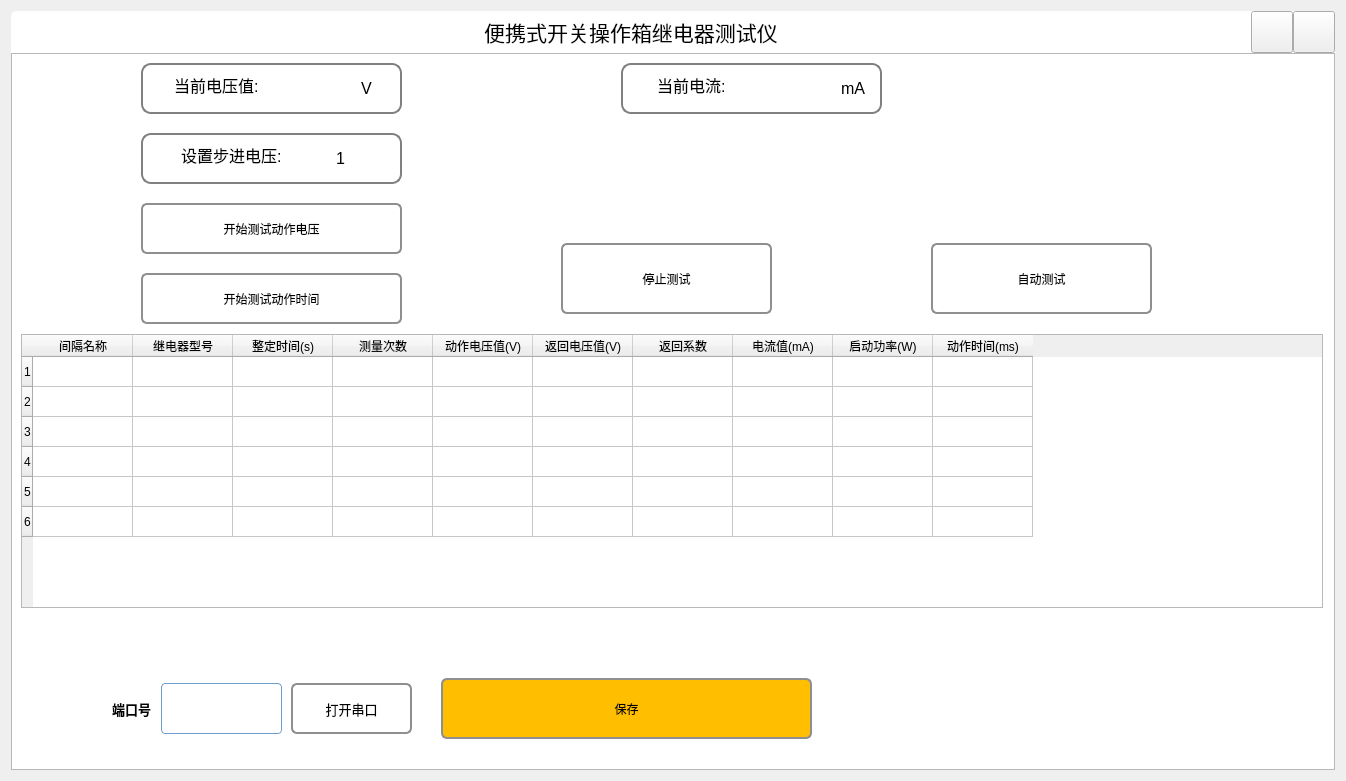
<?xml version="1.0" encoding="UTF-8"?>
<ui version="4.0">
 <class>Widget</class>
 <widget class="QWidget" name="Widget">
  <property name="geometry">
   <rect>
    <x>0</x>
    <y>0</y>
    <width>1346</width>
    <height>781</height>
   </rect>
  </property>
  <property name="windowTitle">
   <string>Widget</string>
  </property>
  <layout class="QHBoxLayout" name="horizontalLayout">
   <item>
    <widget class="QWidget" name="shadowWidget" native="true">
     <property name="styleSheet">
      <string notr="true">#shadowWidget
{
	border-radius:5px;
	border-image: url(:/resource/2.jpg);
	background-color: rgb(255, 255, 255);
}</string>
     </property>
     <layout class="QVBoxLayout" name="verticalLayout">
      <property name="spacing">
       <number>0</number>
      </property>
      <property name="leftMargin">
       <number>0</number>
      </property>
      <property name="topMargin">
       <number>0</number>
      </property>
      <property name="rightMargin">
       <number>0</number>
      </property>
      <property name="bottomMargin">
       <number>0</number>
      </property>
      <item>
       <layout class="QHBoxLayout" name="horizontalLayout_2">
        <property name="spacing">
         <number>0</number>
        </property>
        <item>
         <widget class="QLabel" name="title">
          <property name="font">
           <font>
            <family>微软雅黑</family>
            <pointsize>16</pointsize>
           </font>
          </property>
          <property name="text">
           <string>便携式开关操作箱继电器测试仪</string>
          </property>
          <property name="alignment">
           <set>Qt::AlignCenter</set>
          </property>
         </widget>
        </item>
        <item>
         <widget class="QPushButton" name="btnMin">
          <property name="sizePolicy">
           <sizepolicy hsizetype="Fixed" vsizetype="Fixed">
            <horstretch>0</horstretch>
            <verstretch>0</verstretch>
           </sizepolicy>
          </property>
          <property name="minimumSize">
           <size>
            <width>42</width>
            <height>42</height>
           </size>
          </property>
          <property name="maximumSize">
           <size>
            <width>42</width>
            <height>42</height>
           </size>
          </property>
          <property name="text">
           <string/>
          </property>
         </widget>
        </item>
        <item>
         <widget class="QPushButton" name="btnClose">
          <property name="sizePolicy">
           <sizepolicy hsizetype="Fixed" vsizetype="Fixed">
            <horstretch>0</horstretch>
            <verstretch>0</verstretch>
           </sizepolicy>
          </property>
          <property name="minimumSize">
           <size>
            <width>42</width>
            <height>42</height>
           </size>
          </property>
          <property name="maximumSize">
           <size>
            <width>42</width>
            <height>42</height>
           </size>
          </property>
          <property name="styleSheet">
           <string notr="true"/>
          </property>
          <property name="text">
           <string/>
          </property>
         </widget>
        </item>
       </layout>
      </item>
      <item>
       <widget class="QFrame" name="frame">
        <property name="sizePolicy">
         <sizepolicy hsizetype="Preferred" vsizetype="Expanding">
          <horstretch>0</horstretch>
          <verstretch>0</verstretch>
         </sizepolicy>
        </property>
        <property name="styleSheet">
         <string notr="true">QLineEdit
{
        border: 2px solid gray;
        
        padding: 0 8px;
        background:rgb(234, 234, 234);
        selection-background-color: darkgray;
}
QPushButton{
		border: 2px solid #8f8f91;
		border-radius: 6px;
		background-color: qlineargradient(x1: 0, y1: 0, x2: 0, y2: 1,
                                        stop: 0 #f6f7fa, stop: 1 #dadbde);
		min-width: 80px;
}
QPushButton:pressed{
		background-color: qlineargradient(x1: 0, y1: 0, x2: 0, y2: 1,
                                        stop: 0 #dadbde, stop: 1 #f6f7fa);
}</string>
        </property>
        <property name="frameShape">
         <enum>QFrame::StyledPanel</enum>
        </property>
        <property name="frameShadow">
         <enum>QFrame::Raised</enum>
        </property>
        <widget class="QPushButton" name="btn_Openport">
         <property name="geometry">
          <rect>
           <x>280</x>
           <y>630</y>
           <width>121</width>
           <height>51</height>
          </rect>
         </property>
         <property name="font">
          <font>
           <family>微软雅黑</family>
           <pointsize>10</pointsize>
          </font>
         </property>
         <property name="text">
          <string>打开串口</string>
         </property>
        </widget>
        <widget class="QComboBox" name="ComName">
         <property name="geometry">
          <rect>
           <x>150</x>
           <y>630</y>
           <width>121</width>
           <height>51</height>
          </rect>
         </property>
         <property name="font">
          <font>
           <family>微软雅黑 Light</family>
           <pointsize>11</pointsize>
          </font>
         </property>
         <property name="styleSheet">
          <string notr="true">QComboBox {
        height: 25px;
        border-radius: 4px;
        border: 1px solid rgb(111, 156, 207);
        background: white;
}
QComboBox:enabled {
        color: rgb(84, 84, 84);
}
QComboBox:!enabled {
        color: rgb(80, 80, 80);
}
QComboBox:enabled:hover, QComboBox:enabled:focus {
        color: rgb(51, 51, 51);
}
QComboBox::drop-down {
        width: 20px;
        border: none;
        background: transparent;
}
QComboBox::drop-down:hover {
        background: rgba(255, 255, 255, 30);
}
QComboBox::down-arrow {
        image: url(:/White/arrowBottom);
}
QComboBox::down-arrow:on {
        /**top: 1px;**/
}
QComboBox QAbstractItemView {
        border: 1px solid rgb(111, 156, 207);
        background: white;
        outline: none;
}
QComboBox QAbstractItemView::item {
        height: 25px;
        color: rgb(73, 73, 73);
}
QComboBox QAbstractItemView::item:selected {
        background: rgb(232, 241, 250);
        color: rgb(2, 65, 132);
}</string>
         </property>
        </widget>
        <widget class="QLabel" name="label">
         <property name="geometry">
          <rect>
           <x>70</x>
           <y>640</y>
           <width>101</width>
           <height>31</height>
          </rect>
         </property>
         <property name="font">
          <font>
           <family>Times New Roman</family>
           <pointsize>10</pointsize>
           <weight>75</weight>
           <bold>true</bold>
          </font>
         </property>
         <property name="text">
          <string>端口号</string>
         </property>
         <property name="alignment">
          <set>Qt::AlignCenter</set>
         </property>
        </widget>
        <widget class="QPushButton" name="pushButton">
         <property name="geometry">
          <rect>
           <x>130</x>
           <y>150</y>
           <width>261</width>
           <height>51</height>
          </rect>
         </property>
         <property name="text">
          <string>开始测试动作电压</string>
         </property>
        </widget>
        <widget class="QPushButton" name="pushButton_2">
         <property name="geometry">
          <rect>
           <x>130</x>
           <y>220</y>
           <width>261</width>
           <height>51</height>
          </rect>
         </property>
         <property name="text">
          <string>开始测试动作时间</string>
         </property>
        </widget>
        <widget class="QPushButton" name="pushButton_3">
         <property name="geometry">
          <rect>
           <x>550</x>
           <y>190</y>
           <width>211</width>
           <height>71</height>
          </rect>
         </property>
         <property name="text">
          <string>停止测试</string>
         </property>
        </widget>
        <widget class="QPushButton" name="pushButton_4">
         <property name="geometry">
          <rect>
           <x>920</x>
           <y>190</y>
           <width>221</width>
           <height>71</height>
          </rect>
         </property>
         <property name="text">
          <string>自动测试</string>
         </property>
        </widget>
        <widget class="QTableWidget" name="tableWidget">
         <property name="geometry">
          <rect>
           <x>10</x>
           <y>281</y>
           <width>1302</width>
           <height>274</height>
          </rect>
         </property>
         <property name="gridStyle">
          <enum>Qt::CustomDashLine</enum>
         </property>
         <row>
          <property name="text">
           <string>1</string>
          </property>
         </row>
         <row>
          <property name="text">
           <string>2</string>
          </property>
         </row>
         <row>
          <property name="text">
           <string>3</string>
          </property>
         </row>
         <row>
          <property name="text">
           <string>4</string>
          </property>
         </row>
         <row>
          <property name="text">
           <string>5</string>
          </property>
         </row>
         <row>
          <property name="text">
           <string>6</string>
          </property>
         </row>
         <column>
          <property name="text">
           <string>间隔名称</string>
          </property>
         </column>
         <column>
          <property name="text">
           <string>继电器型号</string>
          </property>
         </column>
         <column>
          <property name="text">
           <string>整定时间(s)</string>
          </property>
         </column>
         <column>
          <property name="text">
           <string>测量次数</string>
          </property>
         </column>
         <column>
          <property name="text">
           <string>动作电压值(V)</string>
          </property>
         </column>
         <column>
          <property name="text">
           <string>返回电压值(V)</string>
          </property>
         </column>
         <column>
          <property name="text">
           <string>返回系数</string>
          </property>
         </column>
         <column>
          <property name="text">
           <string>电流值(mA)</string>
          </property>
         </column>
         <column>
          <property name="text">
           <string>启动功率(W)</string>
          </property>
         </column>
         <column>
          <property name="text">
           <string>动作时间(ms)</string>
          </property>
         </column>
         <item row="0" column="0">
          <property name="text">
           <string/>
          </property>
          <property name="textAlignment">
           <set>AlignCenter</set>
          </property>
         </item>
        </widget>
        <widget class="QWidget" name="widget" native="true">
         <property name="geometry">
          <rect>
           <x>130</x>
           <y>10</y>
           <width>261</width>
           <height>51</height>
          </rect>
         </property>
         <property name="styleSheet">
          <string notr="true">QWidget#widget{
	border: 2px solid gray;
	border-radius: 10px
}</string>
         </property>
         <widget class="QLineEdit" name="lineEdit">
          <property name="geometry">
           <rect>
            <x>10</x>
            <y>5</y>
            <width>131</width>
            <height>41</height>
           </rect>
          </property>
          <property name="sizePolicy">
           <sizepolicy hsizetype="Maximum" vsizetype="Expanding">
            <horstretch>0</horstretch>
            <verstretch>0</verstretch>
           </sizepolicy>
          </property>
          <property name="font">
           <font>
            <family>Arial</family>
            <pointsize>12</pointsize>
           </font>
          </property>
          <property name="styleSheet">
           <string notr="true">QLineEdit{
	background:transparent;
	border-width:0;
border-style:outset
}</string>
          </property>
          <property name="text">
           <string>当前电压值:</string>
          </property>
          <property name="frame">
           <bool>true</bool>
          </property>
          <property name="alignment">
           <set>Qt::AlignCenter</set>
          </property>
         </widget>
         <widget class="QLineEdit" name="lineEdit_7">
          <property name="geometry">
           <rect>
            <x>130</x>
            <y>5</y>
            <width>101</width>
            <height>41</height>
           </rect>
          </property>
          <property name="sizePolicy">
           <sizepolicy hsizetype="Maximum" vsizetype="Expanding">
            <horstretch>0</horstretch>
            <verstretch>0</verstretch>
           </sizepolicy>
          </property>
          <property name="font">
           <font>
            <family>Arial</family>
            <pointsize>12</pointsize>
           </font>
          </property>
          <property name="styleSheet">
           <string notr="true">QLineEdit{
	background:transparent;
	border-width:0;
border-style:outset
}</string>
          </property>
          <property name="text">
           <string/>
          </property>
          <property name="frame">
           <bool>true</bool>
          </property>
          <property name="alignment">
           <set>Qt::AlignCenter</set>
          </property>
         </widget>
         <widget class="QLabel" name="label_2">
          <property name="geometry">
           <rect>
            <x>220</x>
            <y>15</y>
            <width>72</width>
            <height>21</height>
           </rect>
          </property>
          <property name="font">
           <font>
            <family>Arial</family>
            <pointsize>12</pointsize>
           </font>
          </property>
          <property name="text">
           <string>V</string>
          </property>
         </widget>
        </widget>
        <widget class="QWidget" name="widget_2" native="true">
         <property name="geometry">
          <rect>
           <x>130</x>
           <y>80</y>
           <width>261</width>
           <height>51</height>
          </rect>
         </property>
         <property name="styleSheet">
          <string notr="true">QWidget#widget_2{
	border: 2px solid gray;
	border-radius: 10px
}</string>
         </property>
         <widget class="QLineEdit" name="lineEdit_2">
          <property name="geometry">
           <rect>
            <x>10</x>
            <y>5</y>
            <width>161</width>
            <height>41</height>
           </rect>
          </property>
          <property name="sizePolicy">
           <sizepolicy hsizetype="Maximum" vsizetype="Expanding">
            <horstretch>0</horstretch>
            <verstretch>0</verstretch>
           </sizepolicy>
          </property>
          <property name="font">
           <font>
            <family>Arial</family>
            <pointsize>12</pointsize>
           </font>
          </property>
          <property name="styleSheet">
           <string notr="true">QLineEdit{
	background:transparent;
	border-width:0;
border-style:outset
}</string>
          </property>
          <property name="text">
           <string>设置步进电压:</string>
          </property>
          <property name="frame">
           <bool>true</bool>
          </property>
          <property name="alignment">
           <set>Qt::AlignCenter</set>
          </property>
         </widget>
         <widget class="QLineEdit" name="lineEdit_8">
          <property name="geometry">
           <rect>
            <x>150</x>
            <y>5</y>
            <width>101</width>
            <height>41</height>
           </rect>
          </property>
          <property name="sizePolicy">
           <sizepolicy hsizetype="Maximum" vsizetype="Expanding">
            <horstretch>0</horstretch>
            <verstretch>0</verstretch>
           </sizepolicy>
          </property>
          <property name="font">
           <font>
            <family>Arial</family>
            <pointsize>12</pointsize>
           </font>
          </property>
          <property name="styleSheet">
           <string notr="true">QLineEdit{
	background:transparent;
	border-width:0;
border-style:outset
}</string>
          </property>
          <property name="text">
           <string>1</string>
          </property>
          <property name="frame">
           <bool>true</bool>
          </property>
          <property name="alignment">
           <set>Qt::AlignCenter</set>
          </property>
         </widget>
        </widget>
        <widget class="QWidget" name="widget_3" native="true">
         <property name="geometry">
          <rect>
           <x>610</x>
           <y>10</y>
           <width>261</width>
           <height>51</height>
          </rect>
         </property>
         <property name="styleSheet">
          <string notr="true">QWidget#widget_3
{
	border: 2px solid gray;;
	border-radius: 10px
}</string>
         </property>
         <widget class="QLineEdit" name="lineEdit_5">
          <property name="geometry">
           <rect>
            <x>10</x>
            <y>5</y>
            <width>121</width>
            <height>41</height>
           </rect>
          </property>
          <property name="sizePolicy">
           <sizepolicy hsizetype="Maximum" vsizetype="Expanding">
            <horstretch>0</horstretch>
            <verstretch>0</verstretch>
           </sizepolicy>
          </property>
          <property name="font">
           <font>
            <family>Arial</family>
            <pointsize>12</pointsize>
           </font>
          </property>
          <property name="styleSheet">
           <string notr="true">QLineEdit{
	background:transparent;
	border-width:0;
border-style:outset
}</string>
          </property>
          <property name="text">
           <string>当前电流:</string>
          </property>
          <property name="frame">
           <bool>true</bool>
          </property>
          <property name="alignment">
           <set>Qt::AlignCenter</set>
          </property>
         </widget>
         <widget class="QLineEdit" name="lineEdit_9">
          <property name="geometry">
           <rect>
            <x>130</x>
            <y>5</y>
            <width>101</width>
            <height>41</height>
           </rect>
          </property>
          <property name="sizePolicy">
           <sizepolicy hsizetype="Maximum" vsizetype="Expanding">
            <horstretch>0</horstretch>
            <verstretch>0</verstretch>
           </sizepolicy>
          </property>
          <property name="font">
           <font>
            <family>Arial</family>
            <pointsize>12</pointsize>
           </font>
          </property>
          <property name="styleSheet">
           <string notr="true">QLineEdit{
	background:transparent;
	border-width:0;
border-style:outset
}</string>
          </property>
          <property name="text">
           <string/>
          </property>
          <property name="frame">
           <bool>true</bool>
          </property>
          <property name="alignment">
           <set>Qt::AlignCenter</set>
          </property>
         </widget>
         <widget class="QLabel" name="label_4">
          <property name="geometry">
           <rect>
            <x>220</x>
            <y>15</y>
            <width>72</width>
            <height>21</height>
           </rect>
          </property>
          <property name="font">
           <font>
            <family>Arial</family>
            <pointsize>12</pointsize>
           </font>
          </property>
          <property name="text">
           <string>mA</string>
          </property>
         </widget>
        </widget>
        <widget class="QPushButton" name="pushButton_5">
         <property name="geometry">
          <rect>
           <x>430</x>
           <y>625</y>
           <width>371</width>
           <height>61</height>
          </rect>
         </property>
         <property name="styleSheet">
          <string notr="true">QPushButton#pushButton_5

{
	
	background-color: rgb(255, 190, 0);
}</string>
         </property>
         <property name="text">
          <string>保存</string>
         </property>
        </widget>
        <widget class="QLabel" name="label_3">
         <property name="geometry">
          <rect>
           <x>880</x>
           <y>600</y>
           <width>261</width>
           <height>91</height>
          </rect>
         </property>
         <property name="text">
          <string/>
         </property>
        </widget>
       </widget>
      </item>
     </layout>
    </widget>
   </item>
  </layout>
 </widget>
 <layoutdefault spacing="6" margin="11"/>
 <resources/>
 <connections/>
</ui>
